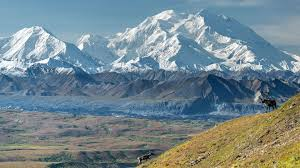
#> input picture Image_Resize/download.jpeg, 300 x 168 px
$ python Resize.py
#> lines starting #> are read from the running program, lines starting #| are printed output that depends on the picture
import cv2

#configurable parameters
source = "download.jpeg"
destination = 'newimage.png'
scale_percent = 50

src = cv2.imread(source,cv2.IMREAD_UNCHANGED)
#> src is the input picture: shape (168, 300, 3); mean B, G, R 141.7, 135, 116.4
#cv2.imshow("tittle",scr)

# percentage by which the image is resized

# Calculate the 50 percentage of original dimensions
new_width = int(src.shape[1] * scale_percent / 100)
#> new_width = 150
new_height = int(src.shape[0] * scale_percent / 100)
#> new_height = 84

# resizem image
output = cv2.resize(src, (new_width, new_height))
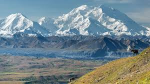
#> output: shape (84, 150, 3); mean B, G, R 141.9, 135.1, 116.5

cv2.imwrite(destination,output)
#cv2.waitKeyt(0)
